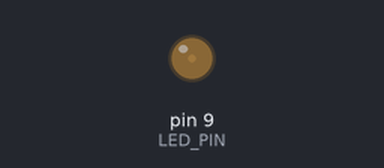
This sketch was run on a simulated Arduino Uno, built with avr-gcc and run on an emulated ATmega328P. On the bench: output pins drawn as LEDs (lit = HIGH). What the sketch prints to the serial monitor is not drawn.

Above: at 0.15 s.
At 0.75 s:
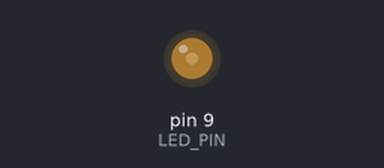
At 18.14 s:
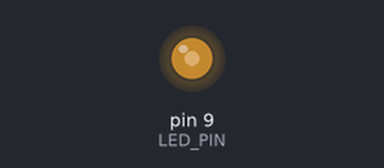
At 39.8 s:
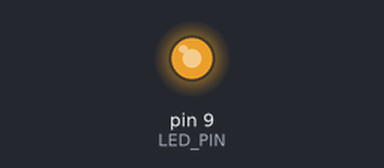
Timing chart, 0 to 40.0 s (numbered marks = the images above):
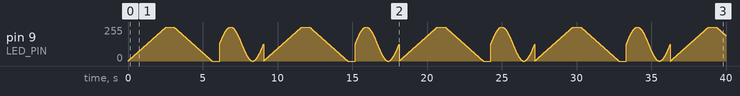

The sketch:

PWM__.ino
```cpp
/*
 * 实验名称：PWM 调光
 * 实验目的：学习 PWM（脉冲宽度调制）控制 LED 亮度
 *
 * 硬件连接：
 *   LED 正极 → 220Ω 电阻 → Arduino D9（PWM引脚）
 *   LED 负极 → GND
 *
 * 知识点：
 *   - PWM 原理：通过快速开关来模拟模拟信号
 *   - analogWrite(pin, value)：value 范围 0~255
 *   - Arduino UNO PWM 引脚：3, 5, 6, 9, 10, 11（带~标记）
 */

const int LED_PIN = 9;  // 必须是 PWM 引脚

void setup() {
  pinMode(LED_PIN, OUTPUT);
  Serial.begin(9600);
  Serial.println("PWM 调光实验开始！");
}

void loop() {
  // 从暗到亮（渐亮）
  Serial.println("渐亮...");
  for (int brightness = 0; brightness <= 255; brightness++) {
    analogWrite(LED_PIN, brightness);
    delay(10);
  }

  delay(500);

  // 从亮到暗（渐灭）
  Serial.println("渐灭...");
  for (int brightness = 255; brightness >= 0; brightness--) {
    analogWrite(LED_PIN, brightness);
    delay(10);
  }

  delay(500);

  // 呼吸灯效果（使用正弦波）
  Serial.println("呼吸灯效果...");
  for (int i = 0; i < 360; i++) {
    // 使用正弦函数产生平滑的呼吸效果
    float rad = i * PI / 180.0;
    int brightness = (int)(127.5 * (1 + sin(rad)));
    analogWrite(LED_PIN, brightness);
    delay(8);
  }
}
```
